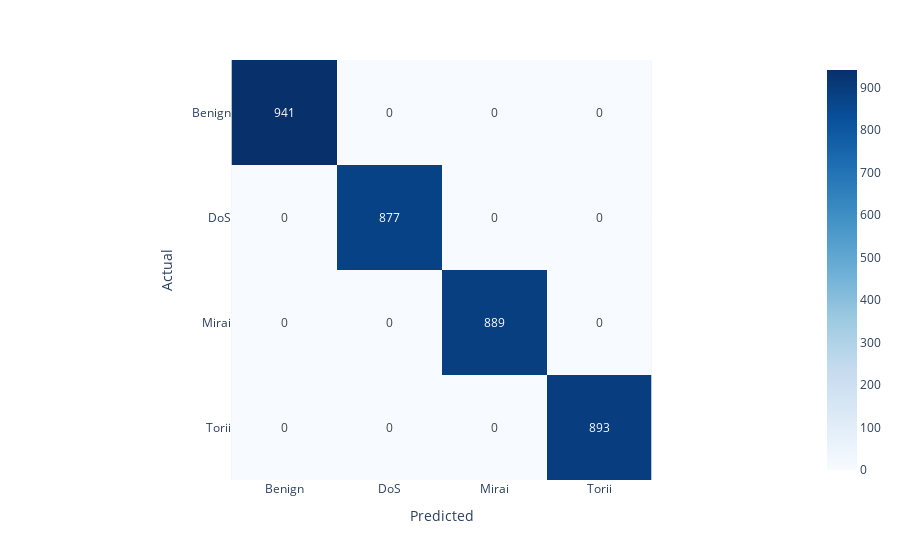

Notebook code for this chart:
### Code cell
df_cm = pd.DataFrame(rf_cm, columns=np.unique(y_test_target), index = np.unique(y_test_target))
df_cm.index.name = 'Actual'
df_cm.columns.name = 'Predicted'
fig = px.imshow(df_cm, text_auto=True, color_continuous_scale='Blues',)
fig.show()

### Figure 1 — Plotly figure (JSON) as saved in the notebook; plotly's stock layout.template omitted (floating-point values rounded to 4 significant figures)
{"data": [{"coloraxis": "coloraxis", "hovertemplate": "Predicted: %{x}<br>Actual: %{y}<br>color: %{z}<extra></extra>", "name": "0", "texttemplate": "%{z}", "type": "heatmap", "x": ["Benign", "DoS", "Mirai", "Torii"], "xaxis": "x", "y": ["Benign", "DoS", "Mirai", "Torii"], "yaxis": "y", "z": [[941, 0, 0, 0], [0, 877, 0, 0], [0, 0, 889, 0], [0, 0, 0, 893]]}], "layout": {"coloraxis": {"colorscale": [[0, "rgb(247,251,255)"], [0.125, "rgb(222,235,247)"], [0.25, "rgb(198,219,239)"], [0.375, "rgb(158,202,225)"], [0.5, "rgb(107,174,214)"], [0.625, "rgb(66,146,198)"], [0.75, "rgb(33,113,181)"], [0.875, "rgb(8,81,156)"], [1, "rgb(8,48,107)"]]}, "margin": {"t": 60}, "xaxis": {"anchor": "y", "constrain": "domain", "domain": [0, 1], "scaleanchor": "y", "title": {"text": "Predicted"}}, "yaxis": {"anchor": "x", "autorange": "reversed", "constrain": "domain", "domain": [0, 1], "title": {"text": "Actual"}}}}
